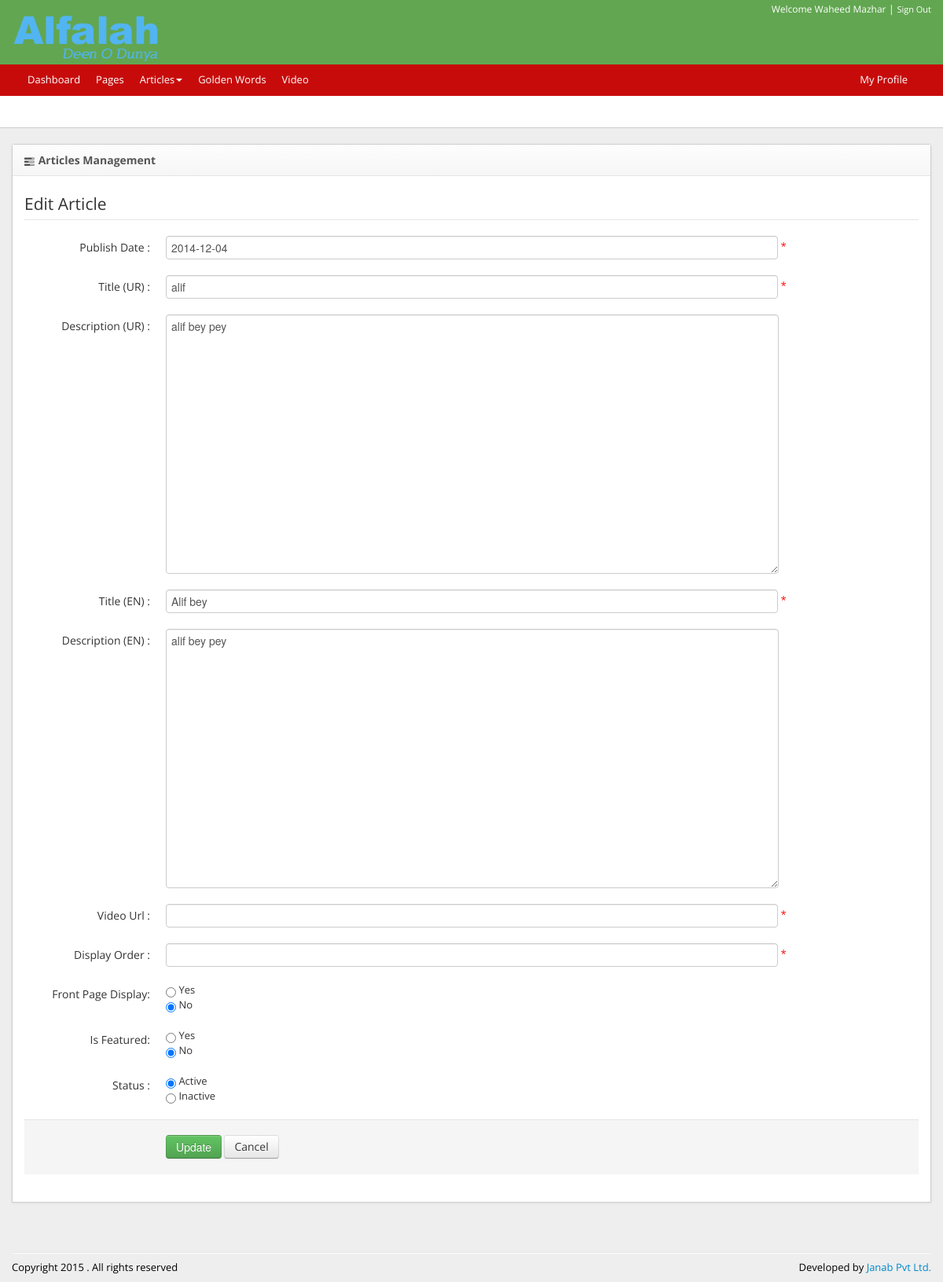
The page /admin/article/posts/edit.php?article_id=3 (signed in) on the database its author committed.
### tables this page shows
CREATE TABLE `article` (
  `article_id` int(11) NOT NULL AUTO_INCREMENT,
  `slug` varchar(64) DEFAULT NULL,
  `title_en` varchar(255) DEFAULT NULL,
  `description_en` text,
  `title_ur` varchar(255) DEFAULT NULL,
  `description_ur` text,
  `publish_on` date DEFAULT NULL,
  `is_active` tinyint(4) DEFAULT '1',
  `is_featured` tinyint(1) DEFAULT '0',
  `is_home` tinyint(1) DEFAULT '0',
  `video_url` varchar(255) DEFAULT NULL,
  `display_order` int(11) DEFAULT NULL,
  `created_by` int(11) DEFAULT NULL,
  `modified_by` int(11) DEFAULT NULL,
  `created_on` timestamp NULL DEFAULT NULL,
  `modified_on` timestamp NULL DEFAULT CURRENT_TIMESTAMP,
  PRIMARY KEY (`article_id`)
);

### admin/include/setting.inc.php (called while the page is built, shortened)
<?php
function getBaseURI() {
    return sprintf(
            "%s://%s", isset($_SERVER['HTTPS']) && $_SERVER['HTTPS'] != 'off' ? 'https' : 'http', $_SERVER['SERVER_NAME']
    );
}
$base_url = getBaseURI() . '/admin';

### admin/article/posts/edit.php (the view, shortened to what this page needs)
<?php
$include_prefix = '../../';
include $include_prefix . "include/header.inc.php";
if (isset($_POST['submit'])) {
    $article_id = isset($_POST['article_id']) ? $_POST['article_id'] : 0;
    $title_en = isset($_POST['title_en']) ? $_POST['title_en'] : 'anonymous'.  rand(1, 2000);
    $slug = str_replace(' ', '_', strtolower($title_en) . '.html');
    $description_en = isset($_POST['description_en']) ? $_POST['description_en'] : null;
    $title_ur = isset($_POST['title_ur']) ? $_POST['title_ur'] : '';
    $description_ur = isset($_POST['description_ur']) ? $_POST['description_ur'] : null;
    $is_active = isset($_POST['is_active']) ? $_POST['is_active'] : 1;
    $is_home = isset($_POST['is_home']) ? $_POST['is_home'] : 1;
    $is_featured = isset($_POST['is_featured']) ? $_POST['is_featured'] : 1;
    $display_order = isset($_POST['display_order']) ? $_POST['display_order'] : 0;
    $publish_on = date('Y-m-d', isset($_POST['publish_on']) ? strtotime($_POST['publish_on']) : time());
    $video_url = isset($_POST['video_url']) ? $_POST['video_url'] : null;
    $query = <<<HDOC
                    UPDATE  `article`
                    SET
                        `slug`  = '{$sql->real_escape_string($slug)}',
                        `title_en` =  '{$sql->real_escape_string($title_en)}',
                        `description_en` =  '{$sql->real_escape_string($description_en)}',
                        `title_ur` =  '{$sql->real_escape_string($title_ur)}',
                        `description_ur` =  '{$sql->real_escape_string($description_ur)}',
                        `is_active` =  '{$sql->real_escape_string($is_active)}',
                        `is_home` =  '{$sql->real_escape_string($is_home)}',
                        `is_featured` =  '{$sql->real_escape_string($is_featured)}',
                        `publish_on` =  '{$sql->real_escape_string($publish_on)}',
                        `video_url` =  '{$sql->real_escape_string($video_url)}',
                        `modified_by` =  '{$_SESSION['id']}'
                    WHERE `article_id`  = '{$sql->real_escape_string($article_id)}'
HDOC;
    if ($sql->query($query) == FALSE) {
        dumpSql("Error Running Query : $sql->error" . "<br /><br /><br />" . $query);
    }
    $_SESSION['success_message'] = ' Record has been updated successfully.';
    header('LOCATION: index.php');
} else {
    $article_id = isset($_GET['article_id']) ? $_GET['article_id'] : NULL;
}
?>
<div id="content">
    <div class="container">
        <div class="row">
            <div class="span12">
                <div class="panel">
                    <div class="panel-header"><i class="icon-tasks"></i> Articles Management</div>
                    <div class="panel-content">
                        <?php
                        $query = <<<HDOC
                                SELECT *
                                FROM `article`
                                WHERE `article_id`= '{$sql->real_escape_string($article_id)}'
HDOC;
                        if (!$result = $sql->query($query)) {
                            dumpSql("Error Running Query : $sql->error" . "<br /><br /><br />" . $query);
                        }
                        if ($result->num_rows) {
                            $record = $result->fetch_object();
                            ?>
                            <form id="frm" name="frm" action="" method="post" enctype="multipart/form-data" class="form-horizontal" >
                                <fieldset>
                                    <legend>Edit Article</legend>
                                    <div class="control-group">
                                        <label class="control-label" for="publish_on">Publish Date : </label>
                                        <div class="controls">
                                            <input type="text" class="input-xlarge validate[required,custom[onlyLetterNumberHyphen]]" title="Choose publish date" id="publish_on" name="publish_on" value="<?php echo $record->publish_on; ?>" />
                                            <span style="color:red;"> * </span>
                                        </div>
                                    </div>
                                    <div class="control-group">
                                        <label class="control-label" for="title_ur">Title (UR) : </label>
                                        <div class="controls">
                                            <input type="text" class="input-xlarge validate[required,custom[onlyLetterNumberHyphen]]" title="Enter article title in ur" id="title_ur" name="title_ur" value="<?php echo $record->title_ur; ?>" maxlength="255" />
                                            <span style="color:red;"> * </span>
                                        </div>
                                    </div>
                                    <div class="control-group">
                                        <label class="control-label" for="description_ur">Description (UR) :</label>
                                        <div class="controls">
                                            <textarea id="description_ur" name="description_ur" title="Enter article description in ur" rows="15" cols="80" style="width: 80%" class="tinymce"><?php echo $record->description_ur ?></textarea>
                                        </div>
                                    </div>
                                    <div class="control-group">
                                        <label class="control-label" for="title_en">Title (EN) : </label>
                                        <div class="controls">
                                            <input type="text" class="input-xlarge validate[required,custom[onlyLetterNumberHyphen]]" title="Enter article title in english" id="title_en" name="title_en" value="<?php echo $record->title_en; ?>" maxlength="255" />
                                            <span style="color:red;"> * </span>
                                        </div>
                                    </div>
                                    <div class="control-group">
                                        <label class="control-label" for="description_en">Description (EN) :</label>
                                        <div class="controls">
                                            <textarea id="description_en" name="description_en" title="Enter article description in english" rows="15" cols="80" style="width: 80%" class="tinymce" ><?php echo $record->description_en ?></textarea>
                                        </div>
                                    </div>
                                    <div class="control-group">
                                        <label class="control-label" for="video_url">Video Url : </label>
                                        <div class="controls">
                                            <input type="text" class="input-xlarge validate[required,custom[onlyLetterNumberHyphen]]" title="Enter article video_url" id="video_url" name="video_url" value="<?php echo $record->video_url; ?>" maxlength="11" />
                                            <span style="color:red;"> * </span>
                                        </div>
                                    </div>
                                    <div class="control-group">
                                        <label class="control-label" for="display_order">Display Order : </label>
                                        <div class="controls">
                                            <input type="text" class="input-xlarge validate[required,custom[onlyLetterNumberHyphen]]" title="Enter article display order" id="display_order" name="display_order" value="<?php echo $record->display_order; ?>" maxlength="11" />
                                            <span style="color:red;"> * </span>
                                        </div>
                                    </div>
                                    <div class="control-group">
                                        <label class="control-label" for="is_home">Front Page Display:</label>
                                        <div class="controls">
                                            <input type="radio" id="active" name="is_home" <?php echo ($record->is_home == 1) ? 'checked' : ''; ?> value="1" />&nbsp;Yes
                                            <br />
                                            <input type="radio" id="inactive" name="is_home" <?php echo ($record->is_home == 0) ? 'checked' : ''; ?>  value="0" />&nbsp;No
                                        </div>
                                    </div>
                                    <div class="control-group">
                                        <label class="control-label" for="is_featured">Is Featured:</label>
                                        <div class="controls">
                                            <input type="radio" id="active" name="is_featured" <?php echo ($record->is_featured == 1) ? 'checked' : ''; ?> value="1" />&nbsp;Yes
                                            <br />
                                            <input type="radio" id="inactive" name="is_featured" <?php echo ($record->is_featured == 0) ? 'checked' : ''; ?>  value="0" />&nbsp;No
                                        </div>
                                    </div>
                                    <div class="control-group">
                                        <label class="control-label" for="is_active">Status :</label>
                                        <div class="controls">
                                            <input type="radio" id="active" name="is_active" <?php echo ($record->is_active == 1) ? 'checked' : ''; ?> value="1" />&nbsp;Active
                                            <br />
                                            <input type="radio" id="inactive" name="is_active" <?php echo ($record->is_active == 0) ? 'checked' : ''; ?>  value="0" />&nbsp;Inactive
                                        </div>
                                    </div>
                                    <div class="form-actions">
                                        <button type="submit" class="btn btn-success" title="Click to update existing record" id="submit" name="submit">Update</button>
                                        <a href="<?php echo $base_url; ?>/article/posts">Cancel</a>
                                    </div>
                                </fieldset>
                            </form>
                            <?php
                        }
                        ?>
                    </div>
                </div>
            </div>
        </div>
    </div>
</div>
<?php
if (isset($include_prefix)) {
    require_once $include_prefix . 'include/footer.inc.php';
} else {
    require_once 'include/footer.inc.php';
}
?>

### admin/assets/css/admin.css (style rules this page uses)
body { font: 13px 'Open Sans'; background-color: #eee; }
.form-actions a { -moz-border-bottom-colors: none; -moz-border-left-colors: none; -moz-border-right-colors: none; -moz-border-top-colors: none; background-color: #F5F5F5; background-image: linear-gradient(to bottom, #FFFFFF, #E6E6E6); background-repeat: repeat-x; border-color: rgba(0, 0, 0, 0.1) rgba(0, 0, 0, 0.1) #A2A2A2; border-image: none; border-radius: 4px; border-style: solid; border-width: 1px; box-shadow: 0 1px 0 rgba(255, 255, 255, 0.2) inset, 0 1px 2px rgba(0, 0, 0, 0.05); color: #333333; cursor: pointer; display: inline-block; font-size: 14px; line-height: 20px; margin-bottom: 0; padding: 4px 12px; text-align: center; text-shadow: 0 1px 1px rgba(255, 255, 255, 0.75); vertical-align: middle; }
[class^="icon-"], [class*=" icon-"] { background-image: none; }
.panel-content form { margin-bottom:0; }
.panel { border: 1px solid #CDCDCD; box-shadow: 0 1px 3px rgba(100, 100, 100, 0.1); margin-bottom: 15px; border-radius: 3px 3px 0 0; overflow: visible; position: relative; }
.panel-header { padding: 10px 15px; background-color: #F8F8F8; background-image: -moz-linear-gradient(top, #FDFDFD, #F6F6F6); background-image: -ms-linear-gradient(top, #FDFDFD, #F6F6F6); background-image: -webkit-gradient(linear, 0 0, 0 100%, from(#FDFDFD), to(#F6F6F6)); background-image: -webkit-linear-gradient(top, #FDFDFD, #F6F6F6); background-image: -o-linear-gradient(top, #FDFDFD, #F6F6F6); background-image: linear-gradient(top, #FDFDFD, #F6F6F6); border-bottom: 1px solid #E4E4E4; color: #555; text-shadow: 0 1px 0 white; font-size: 14px; font-weight: bold; }
.panel-header [class^="icon-"], .panel-header [class*=" icon-"], #top-strip [class^="icon-"], #top-strip [class*=" icon-"], .container-signin [class^="icon-"], .container-signin [class*=" icon-"], .container-register [class^="icon-"], .container-register [class*=" icon-"], .sidebar-button [class^="icon-"], .sidebar-button [class*=" icon-"], .fc-button [class^="icon-"], .fc-button [class*=" icon-"] { vertical-align: middle; }
.panel-content { background-color: #fff; padding:15px; }

### admin/assets/css/admin_override.css (style rules this page uses)
.input-xlarge { width:765px; }

### rows shown on the page
article: publish_on "2014-12-04", title_ur "alif", description_ur "alif bey pey", title_en "Alif bey", description_en "alif bey pey", is_home "☑", is_featured "☑", is_active "☑"

### other values the page prints
$_SESSION['name'] "Waheed Mazhar"
